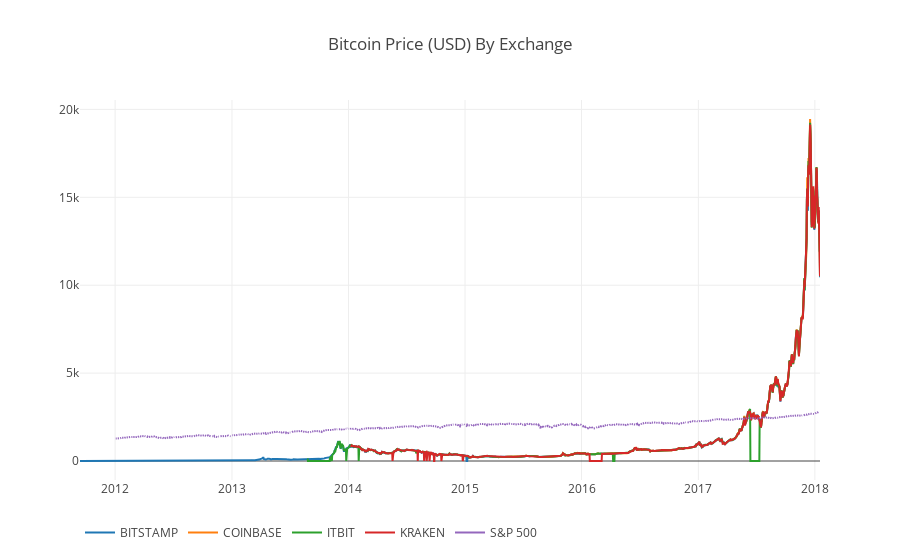

Notebook code for this chart:
### Code cell
# Plot all of the BTC exchange prices
df_scatter(btc_usd_datasets, 'Bitcoin Price (USD) By Exchange')

### Figure 1 — Plotly figure (JSON) as saved in the notebook; plotly's stock layout.template omitted (floating-point values rounded to 4 significant figures; data arrays with more than 128 entries replaced by an {"elided": "..."} marker saying what was removed)
{"data": [{"name": "BITSTAMP", "type": "scatter", "visible": "visible", "x": {"elided": "2319 str values"}, "y": {"elided": "2319 float values"}}, {"name": "COINBASE", "type": "scatter", "visible": "visible", "x": {"elided": "2319 str values"}, "y": {"elided": "2319 float values"}}, {"name": "ITBIT", "type": "scatter", "visible": "visible", "x": {"elided": "2319 str values"}, "y": {"elided": "2319 float values"}}, {"name": "KRAKEN", "type": "scatter", "visible": "visible", "x": {"elided": "2319 str values"}, "y": {"elided": "2319 float values"}}, {"name": "S&P 500", "type": "scatter", "visible": "visible", "x": {"elided": "2319 str values"}, "y": {"elided": "2319 float values"}}], "layout": {"legend": {"orientation": "h"}, "title": "Bitcoin Price (USD) By Exchange", "xaxis": {"type": "date"}, "yaxis": {"showticklabels": true, "title": "", "type": "linear"}}}
